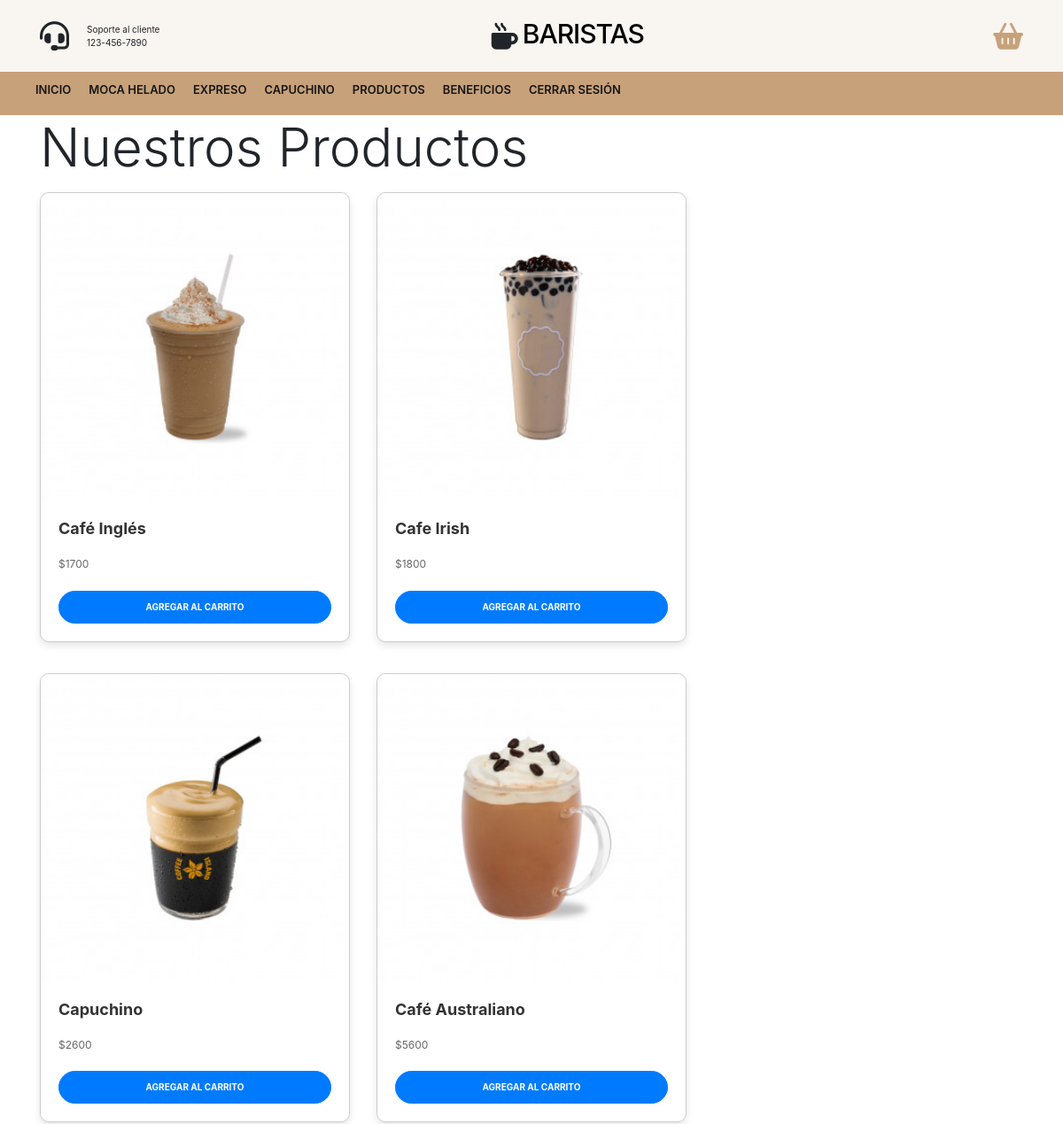
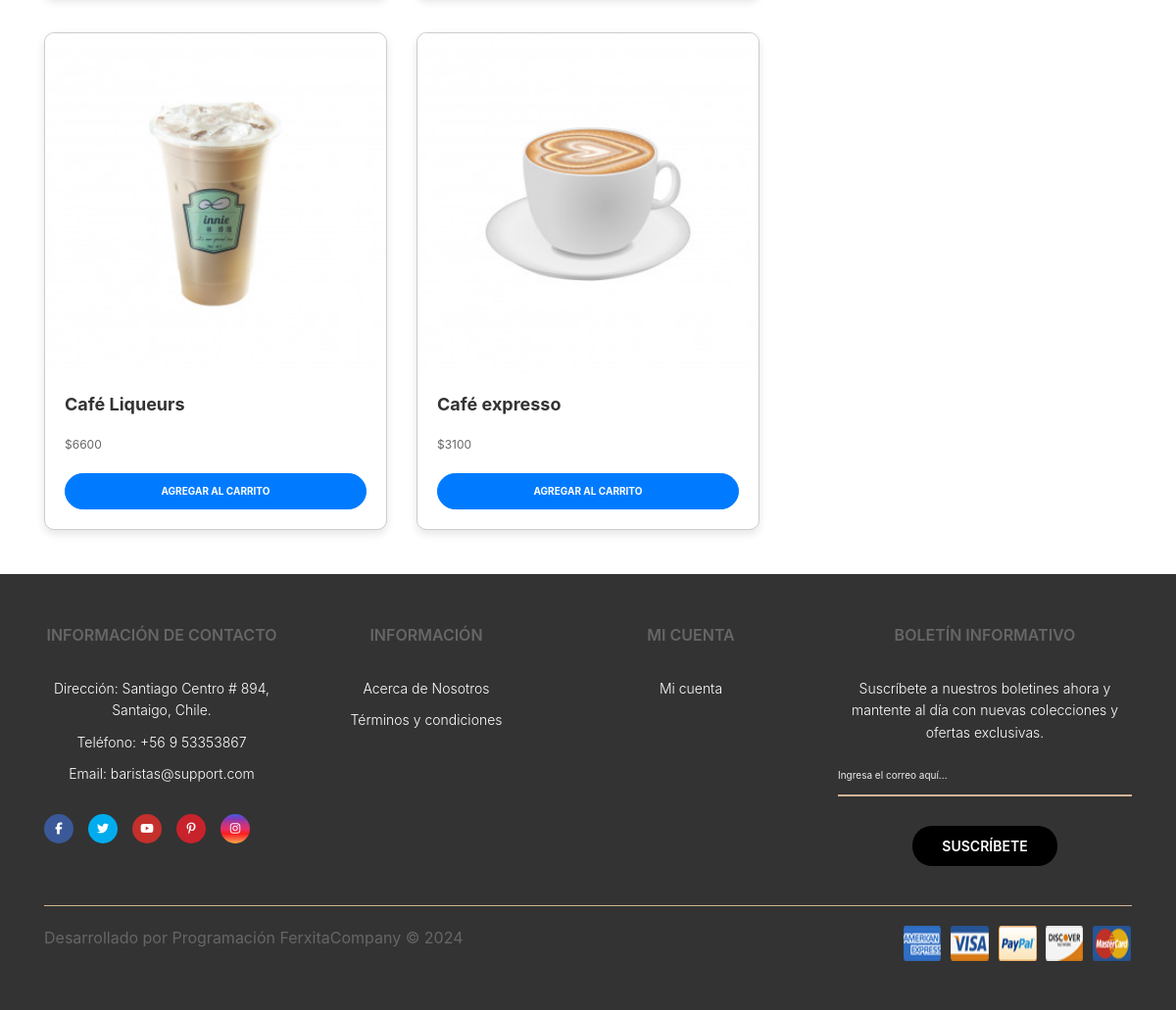
The app's page /proyecto/Tienda/ with its own data (2 pictures, top to bottom).
### proyecto/models.py (models this page shows, shortened)
class Producto(models.Model):
    nombre = models.CharField(max_length=64)
    categoria = models.CharField(max_length=32)
    precio = models.DecimalField(max_digits=10, decimal_places=0)
    imagen = models.ImageField(upload_to='productos/', default='img/default.jpg')

### proyecto/views.py (the view)
# urls.py: path('Tienda/', tienda, name="tienda"),
def tienda(request):
    productos = Producto.objects.all()
    return render(request, "proyecto/tienda.html", {'productos': productos})

### proyecto/context_processor.py (called while the page is built)
def total_carrito(request):
    total = 0
    if request.user.is_authenticated:
        if "carrito" in request.session.keys():
            for key, value in request.session["carrito"].items():
                total += int(value["acumulado"])
    return {"total_carrito": total}

### proyecto/templates/proyecto/tienda.html (shortened to what this page needs)
{% extends 'proyecto/base.html' %}
{% load static %}
{% block content %}
<div class="container">
    <div class="row">
        <div class="col-12 align-self-center">
            <h1 class="display-1">Nuestros Productos</h1>
        </div>
    </div>
    <div class="row">
        <div class="col-lg-8">
            <div class="row" style="padding: 10px 0;">
                <div class="col-12">
                    <div class="row">
                        {% for producto in productos %}
                        <div class="col-md-6 mb-4">
                            <div class="card">
                                <img src="{{ producto.imagen.url }}" class="card-img-top" alt="{{ producto.nombre }}">
                                <div class="card-body">
                                    <h5 class="card-title">{{ producto.nombre }}</h5>
                                    <p class="card-text">${{ producto.precio }}</p>
                                    <a href="{% url 'Add' producto.id %}" class="btn btn-primary btn-block">Agregar al carrito</a>
                                </div>
                            </div>
                        </div>
                        {% endfor %}
                    </div>
                </div>
            </div>
        </div>
        <div class="col-lg-4">
        </div>
    </div>
</div>
<link rel="stylesheet" href="{% static 'css/estilos.css' %}">
{% endblock %}

### proyecto/templates/proyecto/base.html (shortened to what this page needs)
{% load static %}
<!DOCTYPE html>
<html lang="en">
<head>
    <link rel="stylesheet" href="{% static 'css/styles.css' %}">
    <link rel="stylesheet" href="https://stackpath.bootstrapcdn.com/bootstrap/4.5.2/css/bootstrap.min.css">
</head>
<body>
    <header>
        <div class="container-hero">
            <div class="container hero">
                <div class="customer-support">
                    <i class="fa-solid fa-headset"></i>
                    <div class="content-customer-support">
                        <span class="text">Soporte al cliente</span>
                        <span class="number">123-456-7890</span>
                    </div>
                </div>
                <div class="container-logo">
                    <i class="fa-solid fa-mug-hot"></i>
                    <h1 class="logo"><a href="{% url 'home' %}">Baristas</a></h1>
                </div>
                <div class="container-user">
                    <div class="content-shopping-cart">
                        <a href="{% url 'carrito' %}">
                            <i class="fa-solid fa-basket-shopping"></i>
                        </a>
                    </div>
                </div>
            </div>
        </div>
        <div class="container-navbar">
            <nav class="navbar container">
                <ul class="menu">
                    <li><a href="{% url 'home' %}">Inicio</a></li>
                    <li><a href="{% url 'moca' %}">Moca Helado</a></li>
                    <li><a href="{% url 'expreso' %}">Expreso</a></li>
                    <li><a href="{% url 'capuchino' %}">Capuchino</a></li>
                    <li><a href="{% url 'tienda' %}">Productos</a></li>
                    <li><a href="{% url 'beneficio' %}">Beneficios</a></li>
                    <li><a href="{% url 'logout' %}" id="logout-link">Cerrar sesión</a></li>
                    <li class="dropdown">
                        <div class="container-user">
                            {% if user.is_authenticated %}
                                <a href="{% url 'profile' %}" class="username">Hola, {{ user.username }}</a>
                                {% if user.is_staff %}
                                    <a href="{% url 'admin_panel' %}" class="admin-link">Panel de Administración</a>
                                {% endif %}
                            {% else %}
                                <a href="{% url 'login_t' %}">
                                    <i class="fa-solid fa-user"></i>
                                </a>
                            {% endif %}
                        </div>
                    </li>
                </ul>
            </nav>
        </div>
    </header>
    {% block content %} {% endblock %}
    <footer class="footer">
        <div class="container container-footer">
            <div class="menu-footer">
                <div class="contact-info">
                    <p class="title-footer">Información de Contacto</p>
                    <ul>
                        <li>
                            Dirección: Santiago Centro # 894, Santaigo, Chile.
                        </li>
                        <li>Teléfono: +56 9 53353867</li>
                        <li>Email: baristas@support.com</li>
                    </ul>
                    <div class="social-icons">
                        <span class="facebook"><i class="fa-brands fa-facebook-f"></i></span>
                        <span class="twitter"><i class="fa-brands fa-twitter"></i></span>
                        <span class="youtube"><i class="fa-brands fa-youtube"></i></span>
                        <span class="pinterest"><i class="fa-brands fa-pinterest-p"></i></span>
                        <span class="instagram"><i class="fa-brands fa-instagram"></i></span>
                    </div>
                </div>
                <div class="information">
                    <p class="title-footer">Información</p>
                    <ul>
                        <li><a href="{% url 'nosotros' %}">Acerca de Nosotros</a></li>
                        <li><a href="#">Términos y condiciones</a></li>
                    </ul>
                </div>
                <div class="my-account">
                    <p class="title-footer">Mi cuenta</p>
                    <ul>
                        <li><a href="{% url 'login_t' %}">Mi cuenta</a></li>
                    </ul>
                </div>
                <div class="newsletter">
                    <p class="title-footer">Boletín informativo</p>
                    <div class="content">
                        <p>Suscríbete a nuestros boletines ahora y mantente al día con nuevas colecciones y ofertas exclusivas.</p>
                        <input type="email" id="emailInput" placeholder="Ingresa el correo aquí...">
                        <button onclick="subscribe()">Suscríbete</button>
                    </div>
                </div>
            </div>
            <div class="copyright">
                <p>Desarrollado por Programación FerxitaCompany &copy; 2024</p>
                <img src="{% static 'img/payment.png' %}" alt="Pagos">
            </div>
        </div>
    </footer>
</body>
</html>

### proyecto/static/css/estilos.css (style rules this page uses)
.card { border: 1px solid #ccc; border-radius: 10px; box-shadow: 0 4px 8px rgba(0, 0, 0, 0.1); transition: transform 0.3s ease, box-shadow 0.3s ease; margin-bottom: 20px; background-color: #fff; }
.card-img-top { border-top-left-radius: 10px; border-top-right-radius: 10px; }
.card-body { padding: 20px; }
.card-title { font-size: 1.8rem; font-weight: bold; color: #333; margin-bottom: 15px; }
.card-text { font-size: 1.2rem; color: #666; margin-bottom: 20px; }
.btn { font-size: 1rem; font-weight: bold; text-transform: uppercase; padding: 10px 20px; border-radius: 30px; transition: background-color 0.3s ease, border-color 0.3s ease, color 0.3s ease; }
.btn-primary { background-color: #007bff; border-color: #007bff; color: #fff; }
.btn-block { width: 100%; }
.row .btn { margin-top: 5px; }

### records on screen
Producto: imagen (picture), nombre "Café Inglés", precio "1700"
Producto: imagen (picture), nombre "Cafe Irish", precio "1800"
Producto: imagen (picture), nombre "Capuchino", precio "2600"
Producto: imagen (picture), nombre "Café Australiano", precio "5600"
Producto: imagen (picture), nombre "Café Liqueurs", precio "6600"
Producto: imagen (picture), nombre "Café expresso", precio "3100"
